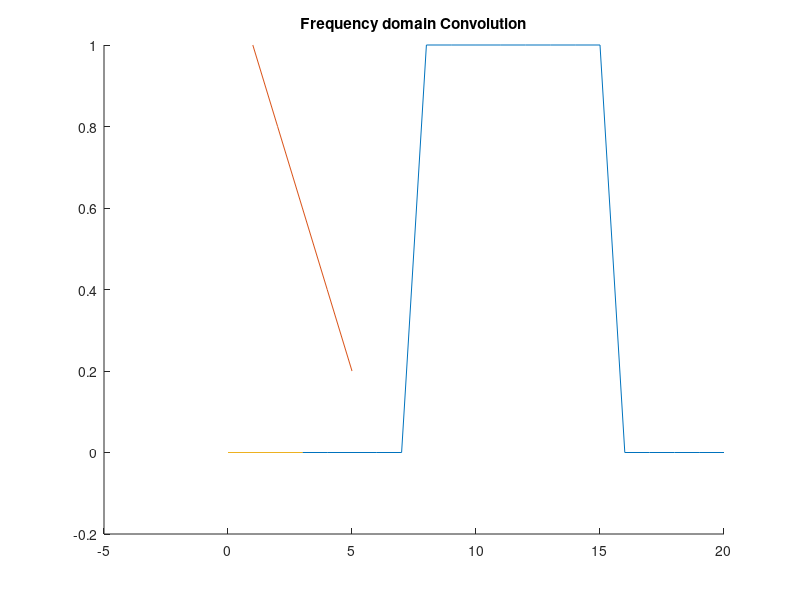

This chart was generated by the following MATLAB code:
clear,clf
%%
signal = zeros(1,20);
signal(8:15) = 1;

kernel = [1 .8 .6 .4 .2];

%convolution size
nSign = length(signal);
nKern = length(kernel);
nConv = nSign + nKern - 1;
half_kern = floor(nKern/2);

%fft
signalX = fft(signal,nConv);
kernelX = fft(kernel,nConv);%same size huna parxa  signalX and kernelX

% multiplication
sigXkern = signalX .* kernelX;

%ifft
conv_resFFT = ifft(sigXkern);

%cut off edges
conv_resFFT = conv_resFFT(half_kern+1:end-half_kern);

%% plot
figure(1),clf,hold on
plot(signal)
plot(kernel)
plot(conv_resFFT)
title('Frequency domain Convolution')
